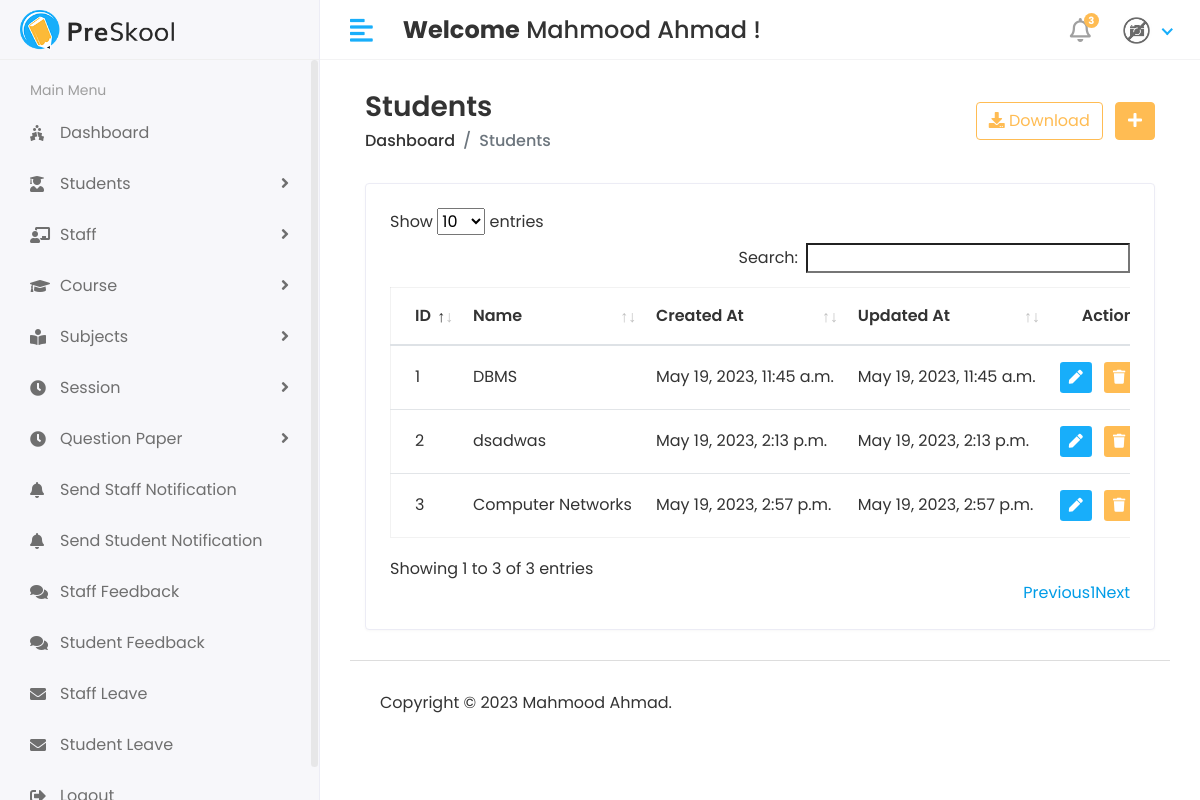
/hod/course/View (signed in), run on an earlier commit of the app's database.
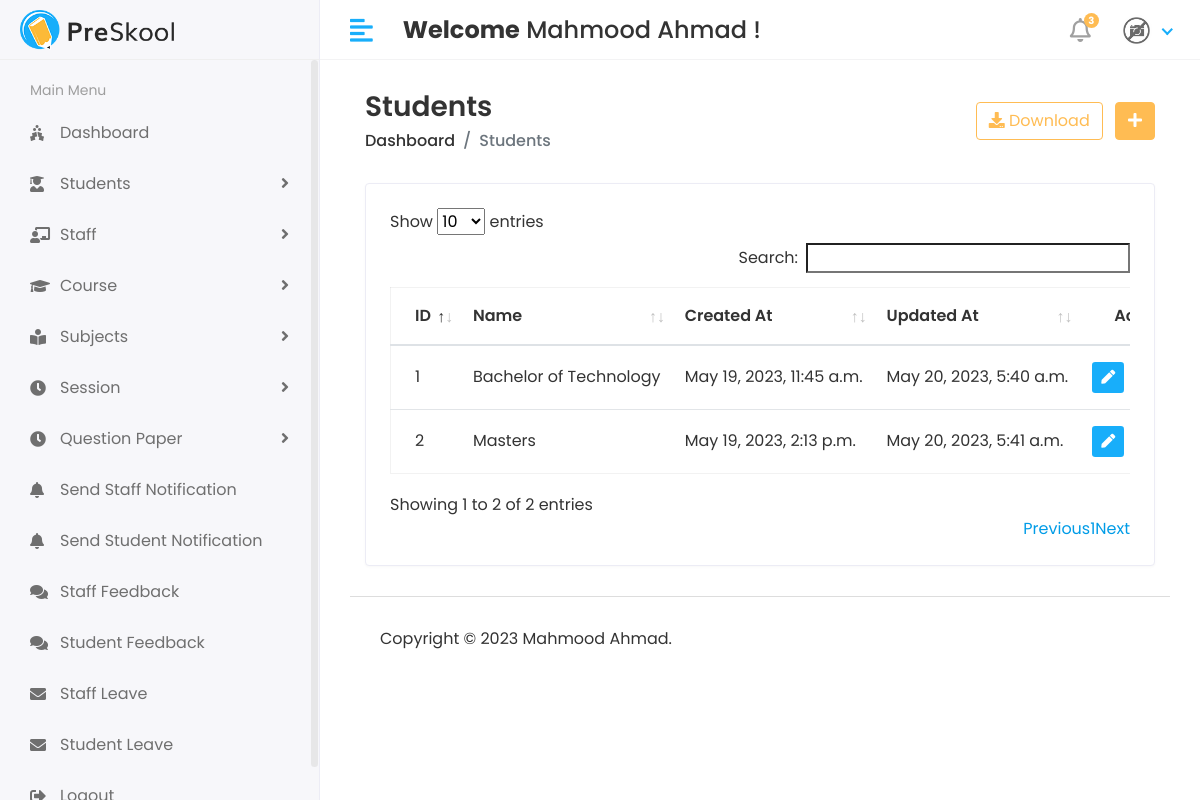
And on a later commit of the database.
### app/models.py (models this page shows, shortened)
class Course(models.Model):
    name = models.CharField(max_length=100)
    created_at = models.DateTimeField(auto_now_add=True)
    updated_at = models.DateTimeField(auto_now=True)

### student_management_system/hod_views.py (the view)
# urls.py: path('hod/course/View', hod_views.VIEW_COURSE, name='view_course'),
@login_required(login_url='/')
def VIEW_COURSE(request):
    course = Course.objects.all()
    context = {
        'course': course,
    }
    return render(request, 'hod/view_course.html', context)

### templates/hod/view_course.html (shortened to what this page needs)
{% extends 'base.html' %}
{% block content %}
{% load static %}
<div class="content container-fluid">
   <div class="page-header">
      <div class="row align-items-center">
         <div class="col">
            <h3 class="page-title">Students</h3>
            <ul class="breadcrumb">
               <li class="breadcrumb-item"><a href="index.html">Dashboard</a></li>
               <li class="breadcrumb-item active">Students</li>
            </ul>
         </div>
         <div class="col-auto text-right float-right ml-auto">
            <a href="#" class="btn btn-outline-primary mr-2"><i class="fas fa-download"></i> Download</a>
            <a href="add-student.html" class="btn btn-primary"><i class="fas fa-plus"></i></a>
         </div>
      </div>
   </div>
   <div class="row">
      <div class="col-sm-12">
         <div class="card card-table">
            <div class="card-body">
               <div class="table-responsive">
                  <table id="table_id" class="table table-hover table-center mb-0">
                     <thead>
                        <tr>
                           <th>ID</th>
                           <th>Name</th>
                           <th>Created At</th>
                           <th>Updated At</th>
                           <th class="text-right">Action</th>
                        </tr>
                     </thead>
                     <tbody>
                        {% for i in course %}
                        <tr>
                           <td>{{i.id}}</td>
                           <td>{{i.name}}</td>
                           <td>{{i.created_at}}</td>
                           <td>{{i.updated_at}}</td>
                           <td class="text-right">
                              <div class="actions">
                                 <a href="{% url 'edit_course' i.id %}" class="btn btn-sm bg-success-light mr-2">
                                 <i class="fas fa-pen"></i>
                                 </a>
                                 <a href="{% url 'delete_course' i.id %}" class="btn btn-sm bg-danger-light">
                                 <i class="fas fa-trash"></i>
                                 </a>
                              </div>
                           </td>
                        </tr>
                        {% endfor %}
                     </tbody>
                  </table>
               </div>
            </div>
         </div>
      </div>
   </div>
</div>
{% endblock %}

What changed in the data, as far as the page shows it:
removed Course: id "3", name "Computer Networks", created_at "May 19, 2023, 2:57 p.m.", updated_at "May 19, 2023, 2:57 p.m."
changed Course id 1: name "DBMS" → "Bachelor of Technology"; updated_at "May 19, 2023, 11:45 a.m." → "May 20, 2023, 5:40 a.m."
changed Course id 2: name "dsadwas" → "Masters"; updated_at "May 19, 2023, 2:13 p.m." → "May 20, 2023, 5:41 a.m."
Also different on the page:
text written by a page script: "Show entries Search: Showing 1 to 3 of 3 entries Previous 1 Next" → "Show entries Search: Showing 1 to 2 of 2 entries Previous 1 Next"
